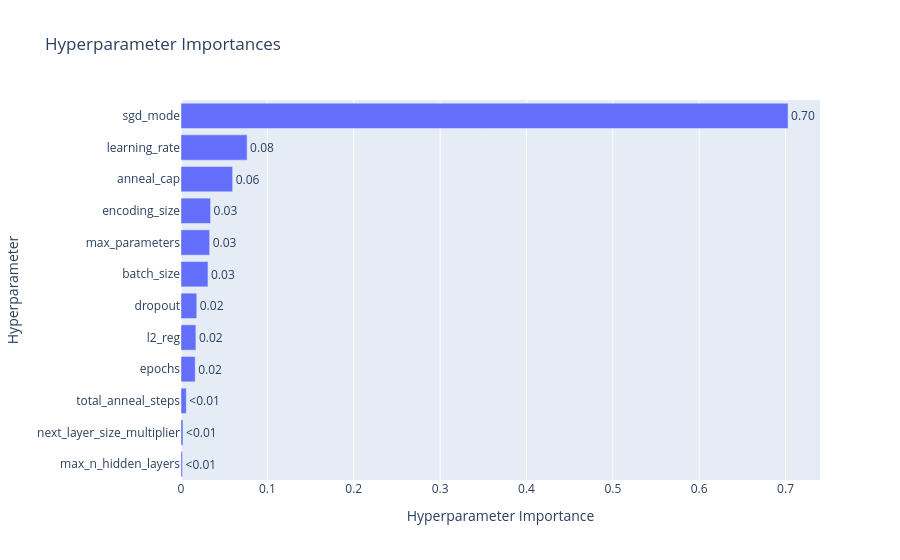

This figure's notebook cell:
### Code cell
optuna.visualization.plot_param_importances(optuna_study)

### Figure 1 — Plotly figure (JSON) as saved in the notebook; plotly's stock layout.template omitted (floating-point values rounded to 4 significant figures)
{"data": [{"cliponaxis": false, "hovertemplate": ["max_n_hidden_layers (IntDistribution): 0.001752674038440155<extra></extra>", "next_layer_size_multiplier (IntDistribution): 0.0023500628237328055<extra></extra>", "total_anneal_steps (IntDistribution): 0.006119919952409883<extra></extra>", "epochs (IntDistribution): 0.0164378832971451<extra></extra>", "l2_reg (FloatDistribution): 0.01725624575804393<extra></extra>", "dropout (FloatDistribution): 0.0182439583109904<extra></extra>", "batch_size (CategoricalDistribution): 0.0312275172294004<extra></extra>", "max_parameters (IntDistribution): 0.03316208519300536<extra></extra>", "encoding_size (IntDistribution): 0.03421587690317362<extra></extra>", "anneal_cap (FloatDistribution): 0.059800856408615204<extra></extra>", "learning_rate (FloatDistribution): 0.07655562156332128<extra></extra>", "sgd_mode (CategoricalDistribution): 0.7028772985217219<extra></extra>"], "name": "Objective Value", "orientation": "h", "text": ["<0.01", "<0.01", "<0.01", "0.02", "0.02", "0.02", "0.03", "0.03", "0.03", "0.06", "0.08", "0.70"], "textposition": "outside", "type": "bar", "x": [0.001753, 0.00235, 0.00612, 0.01644, 0.01726, 0.01824, 0.03123, 0.03316, 0.03422, 0.0598, 0.07656, 0.7029], "y": ["max_n_hidden_layers", "next_layer_size_multiplier", "total_anneal_steps", "epochs", "l2_reg", "dropout", "batch_size", "max_parameters", "encoding_size", "anneal_cap", "learning_rate", "sgd_mode"]}], "layout": {"title": {"text": "Hyperparameter Importances"}, "xaxis": {"title": {"text": "Hyperparameter Importance"}}, "yaxis": {"title": {"text": "Hyperparameter"}}}}
